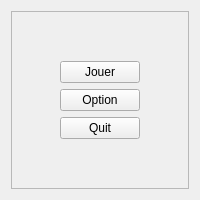
      <widget class="QWidget" name="page1">
       <layout class="QGridLayout" name="gridLayout">
        <item row="0" column="0">
         <widget class="QFrame" name="f1">
          <property name="autoFillBackground">
           <bool>false</bool>
          </property>
          <property name="frameShape">
           <enum>QFrame::StyledPanel</enum>
          </property>
          <property name="frameShadow">
           <enum>QFrame::Raised</enum>
          </property>
          <layout class="QHBoxLayout" name="horizontalLayout">
           <item>
            <spacer name="horizontalSpacer_3">
             <property name="orientation">
              <enum>Qt::Horizontal</enum>
             </property>
             <property name="sizeType">
              <enum>QSizePolicy::Expanding</enum>
             </property>
             <property name="sizeHint" stdset="0">
              <size>
               <width>37</width>
               <height>17</height>
              </size>
             </property>
            </spacer>
           </item>
           <item>
            <layout class="QVBoxLayout" name="verticalLayout">
             <property name="spacing">
              <number>6</number>
             </property>
             <property name="topMargin">
              <number>0</number>
             </property>
             <item>
              <spacer name="verticalSpacer_2">
               <property name="orientation">
                <enum>Qt::Vertical</enum>
               </property>
               <property name="sizeHint" stdset="0">
                <size>
                 <width>20</width>
                 <height>40</height>
                </size>
               </property>
              </spacer>
             </item>
             <item>
              <widget class="QPushButton" name="bjouer">
               <property name="sizePolicy">
                <sizepolicy hsizetype="Preferred" vsizetype="Preferred">
                 <horstretch>0</horstretch>
                 <verstretch>0</verstretch>
                </sizepolicy>
               </property>
               <property name="text">
                <string>Jouer</string>
               </property>
              </widget>
             </item>
             <item>
              <widget class="QPushButton" name="boption">
               <property name="sizePolicy">
                <sizepolicy hsizetype="Preferred" vsizetype="Preferred">
                 <horstretch>0</horstretch>
                 <verstretch>0</verstretch>
                </sizepolicy>
               </property>
               <property name="text">
                <string>Option</string>
               </property>
              </widget>
             </item>
             <item>
              <widget class="QPushButton" name="BQuit">
               <property name="sizePolicy">
                <sizepolicy hsizetype="Expanding" vsizetype="Preferred">
                 <horstretch>0</horstretch>
                 <verstretch>0</verstretch>
                </sizepolicy>
               </property>
               <property name="text">
                <string>Quit</string>
               </property>
              </widget>
             </item>
             <item>
              <spacer name="verticalSpacer">
               <property name="orientation">
                <enum>Qt::Vertical</enum>
               </property>
               <property name="sizeHint" stdset="0">
                <size>
                 <width>20</width>
                 <height>40</height>
                </size>
               </property>
              </spacer>
             </item>
            </layout>
           </item>
           <item>
            <spacer name="horizontalSpacer_4">
             <property name="orientation">
              <enum>Qt::Horizontal</enum>
             </property>
             <property name="sizeType">
              <enum>QSizePolicy::Expanding</enum>
             </property>
             <property name="sizeHint" stdset="0">
              <size>
               <width>37</width>
               <height>17</height>
              </size>
             </property>
            </spacer>
           </item>
          </layout>
         </widget>
        </item>
       </layout>
      </widget>
